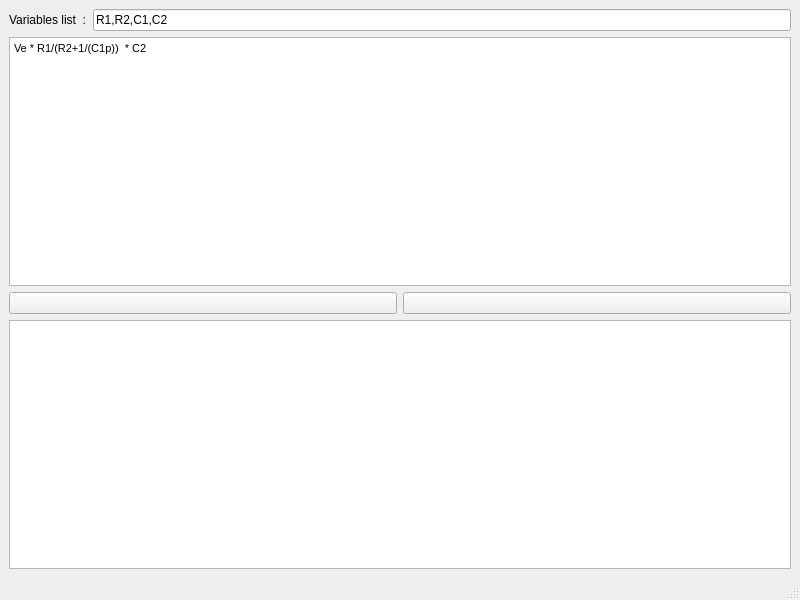
<?xml version="1.0" encoding="UTF-8"?>
<ui version="4.0">
 <class>MainWindow</class>
 <widget class="QMainWindow" name="MainWindow">
  <property name="geometry">
   <rect>
    <x>0</x>
    <y>0</y>
    <width>800</width>
    <height>600</height>
   </rect>
  </property>
  <property name="windowTitle">
   <string>MainWindow</string>
  </property>
  <widget class="QWidget" name="centralwidget">
   <layout class="QGridLayout" name="gridLayout">
    <item row="0" column="1">
     <widget class="QLineEdit" name="le_varList">
      <property name="text">
       <string>R1,R2,C1,C2</string>
      </property>
     </widget>
    </item>
    <item row="2" column="0" colspan="2">
     <widget class="QTextEdit" name="te_calc_var">
      <property name="html">
       <string>&lt;!DOCTYPE HTML PUBLIC &quot;-//W3C//DTD HTML 4.0//EN&quot; &quot;http://www.w3.org/TR/REC-html40/strict.dtd&quot;&gt;
&lt;html&gt;&lt;head&gt;&lt;meta name=&quot;qrichtext&quot; content=&quot;1&quot; /&gt;&lt;style type=&quot;text/css&quot;&gt;
p, li { white-space: pre-wrap; }
&lt;/style&gt;&lt;/head&gt;&lt;body style=&quot; font-family:'MS Shell Dlg 2'; font-size:8.25pt; font-weight:400; font-style:normal;&quot;&gt;
&lt;p style=&quot; margin-top:0px; margin-bottom:0px; margin-left:0px; margin-right:0px; -qt-block-indent:0; text-indent:0px;&quot;&gt;&lt;span style=&quot; font-family:'MS Shell Dlg 2';&quot;&gt;Ve * R1/(R2+1/(C1p))  * C2&lt;/span&gt;&lt;/p&gt;&lt;/body&gt;&lt;/html&gt;</string>
      </property>
     </widget>
    </item>
    <item row="0" column="0">
     <widget class="QLabel" name="lbl_disp_varList">
      <property name="text">
       <string>Variables list &lt;R1,R2,...&gt; :</string>
      </property>
     </widget>
    </item>
    <item row="4" column="0" colspan="2">
     <widget class="QTextBrowser" name="te_calc_letter"/>
    </item>
    <item row="3" column="0" colspan="2">
     <layout class="QHBoxLayout" name="horizontalLayout">
      <item>
       <widget class="QPushButton" name="pb_varToLetter">
        <property name="text">
         <string/>
        </property>
       </widget>
      </item>
      <item>
       <widget class="QPushButton" name="pb_letterToVar">
        <property name="text">
         <string/>
        </property>
       </widget>
      </item>
     </layout>
    </item>
   </layout>
  </widget>
  <widget class="QMenuBar" name="menubar">
   <property name="geometry">
    <rect>
     <x>0</x>
     <y>0</y>
     <width>800</width>
     <height>21</height>
    </rect>
   </property>
  </widget>
  <widget class="QStatusBar" name="statusbar"/>
 </widget>
 <resources/>
 <connections/>
</ui>
